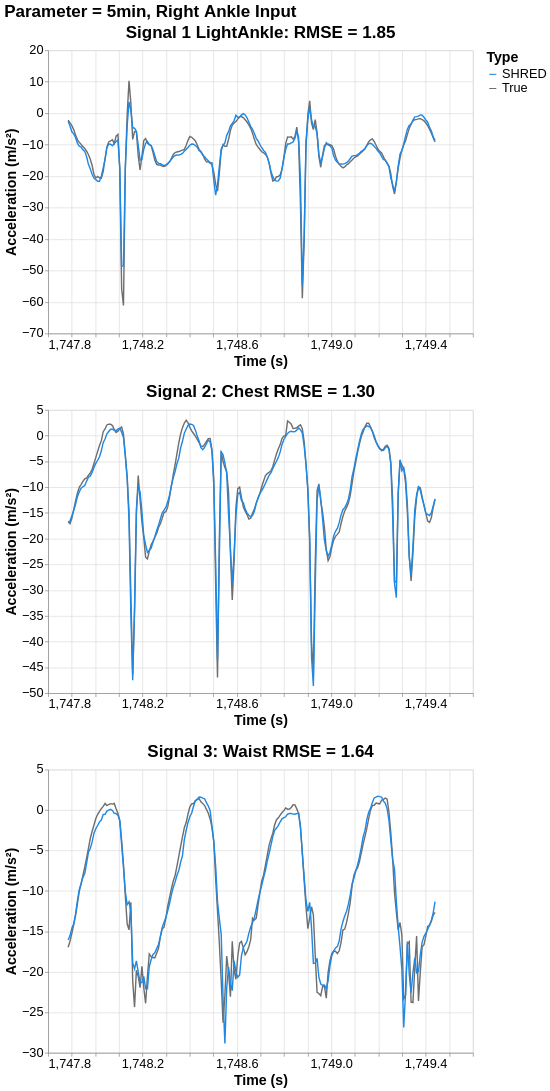

This figure's notebook cell:
### Code cell
# format: ft.extractSignal(output_location, output_signal, output_axis, df_SHRED_tidy)
    # output_location: 'Chest', 'Waist', 'RightAnkle', 'LeftAnkle'
    # output_signal: 'Acceleration', 'Angular Velocity', 'Magnetic Field'
    # output_axis: 'x', 'y', z'

Signal1 = ft.extractSignal('LeftAnkle', 'Acceleration', 'x', df_SHRED_tidy)
Signal2 = ft.extractSignal('Chest', 'Acceleration', 'x', df_SHRED_tidy)
Signal3 = ft.extractSignal('Waist', 'Acceleration', 'x', df_SHRED_tidy)

my_scheme = ['#1e88e5', "#6E6E6E"] # '#014337', '#1e88e5', '#DB1048'

# Compute error: ft.rmse_error, ft.mae_error, OR ft.mbe_error
Signal1_error = ft.rmse_error(Signal1[Signal1['Type'] == 'True']['Value'], Signal1[Signal1['Type'] == 'SHRED']['Value'])
Signal2_error = ft.rmse_error(Signal2[Signal2['Type'] == 'True']['Value'], Signal2[Signal2['Type'] == 'SHRED']['Value'])
Signal3_error = ft.rmse_error(Signal3[Signal3['Type'] == 'True']['Value'], Signal3[Signal3['Type'] == 'SHRED']['Value'])

# plot left ankle acceleration
line1 = alt.Chart(Signal1).mark_line().encode(
    x=alt.X('Time:Q', title='Time (s)'),
    y=alt.Y('Value:Q', title='Acceleration (m/s\u00b2)'),
    color=alt.Color('Type:N', scale=alt.Scale(range=my_scheme))
).properties(
    width=600,
    height=400,
    title=f'Signal 1 LightAnkle: RMSE = {Signal1_error:.2f}'  # Can change this title to be specific to the output signal
)
# plot chest acceleration
line2 = alt.Chart(Signal2).mark_line().encode(
    x=alt.X('Time:Q', title='Time (s)'),
    y=alt.Y('Value:Q', title='Acceleration (m/s\u00b2)'),
    color=alt.Color('Type:N', scale=alt.Scale(range=my_scheme))
).properties(
    width=600,
    height=400,
    title=f'Signal 2: Chest RMSE = {Signal2_error:.2f}'  # Can change this title to be specific to the output signal
)

# plot Waist acceleration
line3 = alt.Chart(Signal3).mark_line().encode(
    x=alt.X('Time:Q', title='Time (s)'),
    y=alt.Y('Value:Q', title='Acceleration (m/s\u00b2)'),
    color=alt.Color('Type:N', scale=alt.Scale(range=my_scheme))
).properties(
    width=600,
    height=400,
    title=f'Signal 3: Waist RMSE = {Signal3_error:.2f}'  # Can change this title to be specific to the output signal
)

final_chart = alt.vconcat(line1, line2, line3).properties(
    title=f'Parameter = {save_tag}, Right Ankle Input' # Can change this title to match the input sensor
    # increase font size
).configure_axis(
    labelFontSize=18,
    titleFontSize=20
).configure_title(
    fontSize=24
).configure_legend(
    labelFontSize=18,
    titleFontSize=20
)

final_chart

### Figure 1 — Vega-Lite specification as saved in the notebook (floating-point values rounded to 4 significant figures; data arrays with more than 128 entries replaced by an {"elided": "..."} marker saying what was removed)
{"config": {"view": {"continuousWidth": 300, "continuousHeight": 300}, "axis": {"labelFontSize": 18, "titleFontSize": 20}, "legend": {"labelFontSize": 18, "titleFontSize": 20}, "title": {"fontSize": 24}}, "vconcat": [{"data": {"name": "data-d95f82af843435970786ae9562b4efc4"}, "mark": {"type": "line"}, "encoding": {"color": {"field": "Type", "scale": {"range": ["#1e88e5", "#6E6E6E"]}, "type": "nominal"}, "x": {"field": "Time", "title": "Time (s)", "type": "quantitative"}, "y": {"field": "Value", "title": "Acceleration (m/s²)", "type": "quantitative"}}, "height": 400, "title": "Signal 1 LightAnkle: RMSE = 1.85", "width": 600}, {"data": {"name": "data-87088234029a407a646931801014d330"}, "mark": {"type": "line"}, "encoding": {"color": {"field": "Type", "scale": {"range": ["#1e88e5", "#6E6E6E"]}, "type": "nominal"}, "x": {"field": "Time", "title": "Time (s)", "type": "quantitative"}, "y": {"field": "Value", "title": "Acceleration (m/s²)", "type": "quantitative"}}, "height": 400, "title": "Signal 2: Chest RMSE = 1.30", "width": 600}, {"data": {"name": "data-1ad744aa9e06889afc377cac0af980f2"}, "mark": {"type": "line"}, "encoding": {"color": {"field": "Type", "scale": {"range": ["#1e88e5", "#6E6E6E"]}, "type": "nominal"}, "x": {"field": "Time", "title": "Time (s)", "type": "quantitative"}, "y": {"field": "Value", "title": "Acceleration (m/s²)", "type": "quantitative"}}, "height": 400, "title": "Signal 3: Waist RMSE = 1.64", "width": 600}], "title": "Parameter = 5min, Right Ankle Input", "$schema": "https://vega.github.io/schema/vega-lite/v5.20.1.json", "datasets": {"data-d95f82af843435970786ae9562b4efc4": {"elided": "400 records"}, "data-87088234029a407a646931801014d330": {"elided": "400 records"}, "data-1ad744aa9e06889afc377cac0af980f2": {"elided": "400 records"}}}
